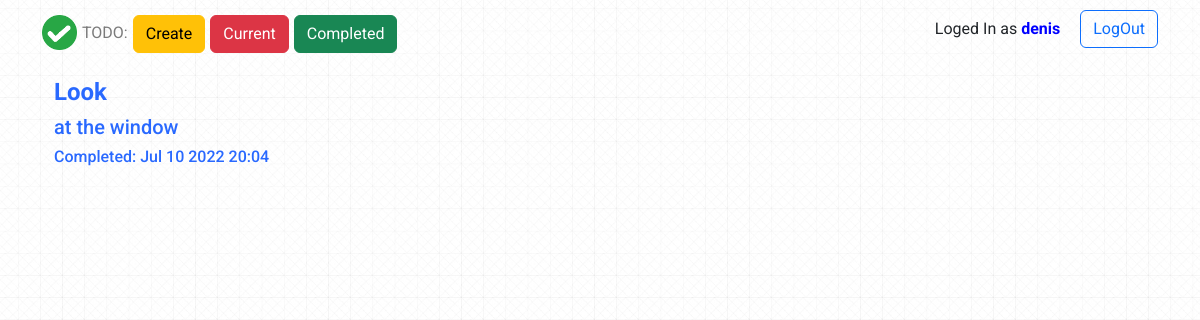
The page /todo/20 (signed in) on the database its author committed.
### todo/models.py (models this page shows, shortened)
class ToDo(models.Model):
    title = models.CharField(max_length=100)
    memo = models.TextField(blank=True)
    date = models.DateTimeField(auto_now_add=True)
    date_completed = models.DateTimeField(null=True, blank=True)
    important = models.BooleanField(default=False)
    user = models.ForeignKey(User, on_delete=models.CASCADE)

### todo/views.py (the view, shortened to what this page needs)
# urls.py: path('todo/<int:todo_pk>', views.viewtodo, name = 'viewtodo'),
@login_required
def viewtodo(request, todo_pk):
    todo = get_object_or_404(ToDo, pk=todo_pk, user=request.user)
    if request.method == 'GET':
        form = FormTodo(instance=todo, )
        return render(request, 'todo/viewtodo.html', {'todo':todo, 'form':form})

### todo/templates/todo/viewtodo.html (shortened to what this page needs)
{% extends 'todo/base.html' %}
{% block content %}
<div class="container">
    <div class="view-block">
        <div class="view-header">
            <h4>{{ todo.title }}</h4>
        </div>
        <div class="view-form">
            {% if todo.date_completed %}
            <h5>{{ todo.memo }}</h5>
            <h6>Completed: {{ todo.date_completed|date:'M j Y H:i' }}</h6>
        {% endif %}
    </div>
</div>
{% endblock %}

### todo/templates/todo/base.html (shortened to what this page needs)
{% load static %}
<!doctype html>
<html lang="en">
  <head>
    <link href="https://cdn.jsdelivr.net/npm/bootstrap@5.2.0-beta1/dist/css/bootstrap.min.css" rel="stylesheet">
    <link rel="stylesheet" href="{% static 'css/style.css'%}">
  </head>
  <body>
    <div class="header">
        <div class="container">
            <nav>
                <div class="menu col-md-8">
                    <div class="menu_btn">
                        <a class="logo-ref" href="/">
                            <img src="{% static 'img/Logo.png' %}" width="35" height="35" class="d-inline-block align-top" alt="Logo">
                            <div class="logo_title">TODO:</div>
                        </a>
                        <a href="{% url 'createtodo' %}">
                            <button type="button" class="btn btn-warning">Create</button>
                        </a>
                        <a href="{% url 'currenttodos' %}">
                            <button type="button" class="btn btn-danger">Current</button>
                        </a>
                        <a href="{% url 'completedtodos' %}">
                            <button type="button" class="btn btn-success">Completed</button>
                        </a>
                    </div>
                </div>
                <div class="logout col-md-4">
                    {% if user.is_authenticated  %}
                    <div class="user_name_loggin">Loged In as <span>{{ user.username }}</span></div>
                    <form  action="{% url 'logoutuser' %}" method="POST">
                    <button type="submit" class="btn btn-outline-primary">LogOut</button>
                    </form>
                    {% endif %}
                </div>
            </nav>
        </div>
    </div>
    <div class="container">
        {% block content %}{% endblock %}
    </div>
  </body>
</html>

### static/css/style.css (style rules this page uses)
body { font-family: Roboto; background: url('../img/bg_middle.jpg') center center/ cover repeat; }
nav { margin-top: 10px; display: flex; }
.menu { display: flex; align-content: center; padding: 5px 0 5px 0; }
.menu .menu_btn { display: flex; }
.menu .logo-ref { display: flex; }
.menu a { margin-right: 5px; text-decoration: none; }
.menu .menu_btn .logo_title { color:rgb(122, 122, 122); text-align: center; line-height: 36px; }
.menu .menu_btn img { margin-right: 5px; }
.logout { display: flex; justify-content: right; align-content: center; }
.logout .user_name_loggin { margin-right: 20px; padding: 7px 0 5px 0; }
.logout .user_name_loggin span { color: blue; font-weight: bold; }
.view-block { margin-top: 20px; }
.view-header h4 { color:rgba(0, 76, 255, 0.841); font-weight: bold; }
.view-form h5, h6 { color:rgba(0, 76, 255, 0.841); }

### rows shown on the page
ToDo: title "Look", memo "at the window", date_completed "Jul 10 2022 20:04"

### other values the page prints
{{ user.username }} "denis"
